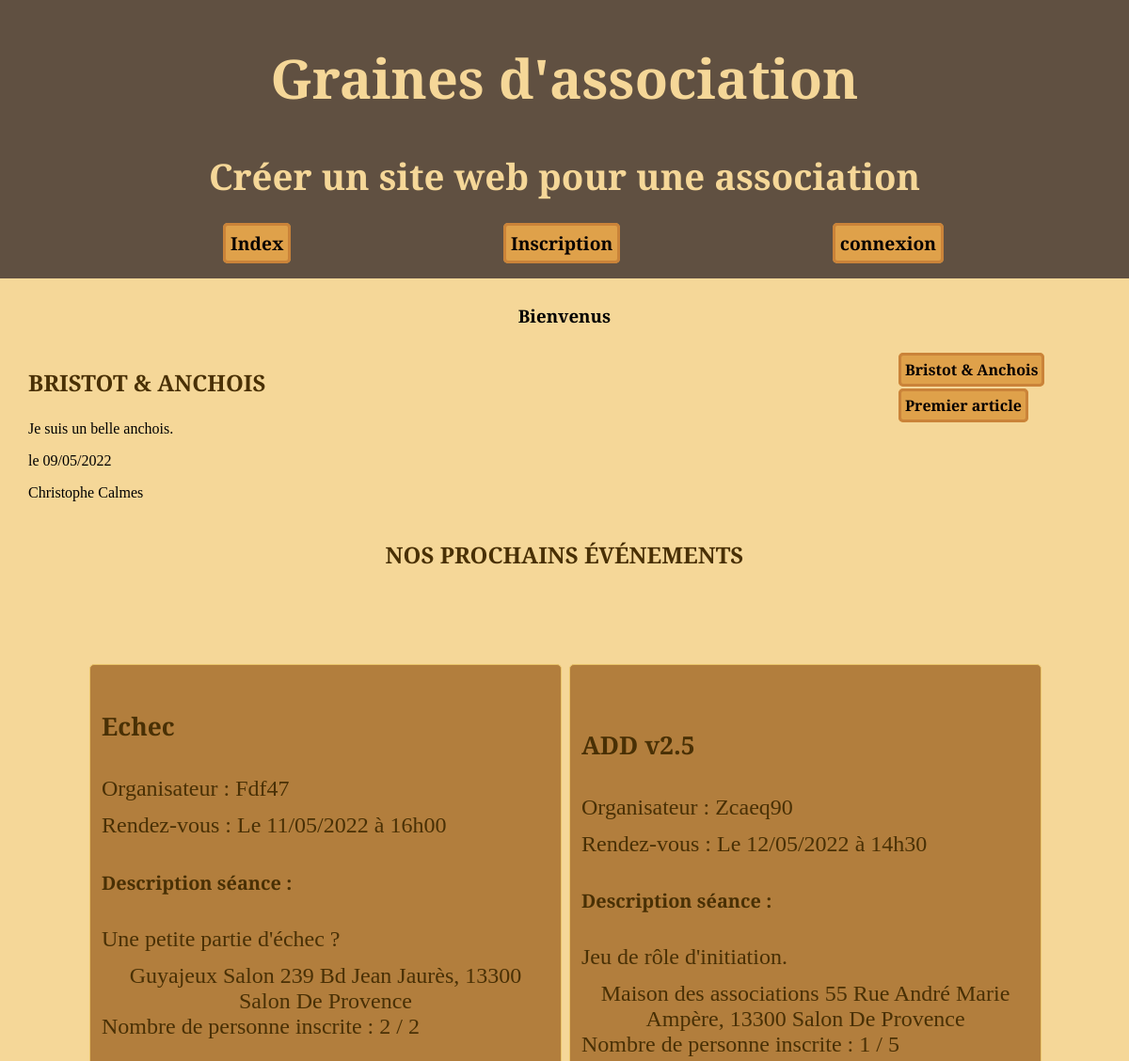
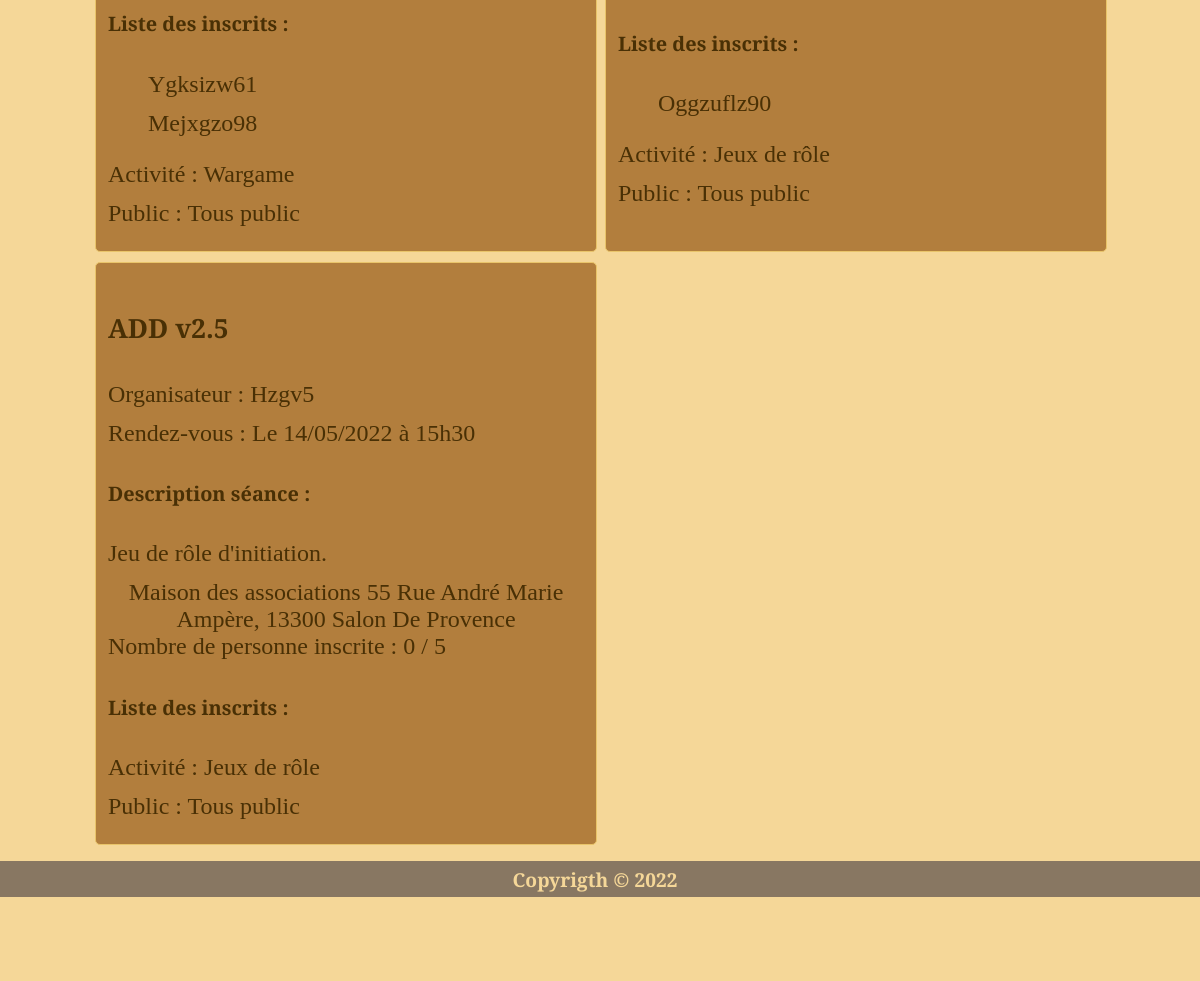
The page / on the database its author committed (2 pictures, top to bottom).
### tables this page shows
CREATE TABLE `dataSite` (
  `idDataSite` int NOT NULL,
  `titre` varchar(50) NOT NULL,
  `sousTitre` varchar(100) NOT NULL,
  `description` varchar(150) NOT NULL,
  `anneeCour` varchar(12) NOT NULL,
  `cotisation` float NOT NULL,
  `clotureCompta` tinyint(1) NOT NULL DEFAULT '0',
  `emailContact` varchar(60) DEFAULT NULL,
  `url` varchar(255) DEFAULT NULL,
  `adresse` varchar(255) DEFAULT NULL
);

CREATE TABLE `navigation` (
  `idNav` int NOT NULL,
  `nomNav` varchar(30) NOT NULL,
  `cheminNav` varchar(80) NOT NULL,
  `menuVisible` tinyint(1) NOT NULL,
  `zoneMenu` int NOT NULL,
  `ordre` tinyint NOT NULL,
  `niveau` tinyint NOT NULL,
  `valide` tinyint NOT NULL DEFAULT '1',
  `deroulant` tinyint NOT NULL DEFAULT '0',
  `targetRoute` varchar(16) NOT NULL DEFAULT '0'
);

CREATE TABLE `articles` (
  `idArticle` int NOT NULL,
  `titre` varchar(100) NOT NULL,
  `texte` text NOT NULL,
  `valide` tinyint(1) NOT NULL,
  `date` datetime NOT NULL DEFAULT CURRENT_TIMESTAMP,
  `auteur` int NOT NULL
);

CREATE TABLE `users` (
  `idUser` int NOT NULL,
  `login` varchar(30) DEFAULT NULL,
  `mdp` varchar(80) DEFAULT NULL,
  `email` varchar(60) DEFAULT NULL,
  `nom` varchar(60) NOT NULL,
  `prenom` varchar(60) NOT NULL,
  `adresse` varchar(255) DEFAULT NULL,
  `ville` varchar(255) DEFAULT NULL,
  `codePostal` varchar(10) DEFAULT NULL,
  `bornYear` varchar(4) DEFAULT NULL,
  `role` tinyint(1) NOT NULL DEFAULT '0',
  `valide` tinyint(1) DEFAULT '0',
  `token` varchar(24) DEFAULT NULL,
  `cotisation` tinyint(1) DEFAULT '0',
  `dateInscription` datetime NOT NULL DEFAULT CURRENT_TIMESTAMP,
  `dateCotisation` date DEFAULT NULL,
  `dateConnexion` datetime NOT NULL DEFAULT CURRENT_TIMESTAMP,
  `telephone` varchar(30) DEFAULT NULL,
  `numeroAdherant` varchar(12) DEFAULT NULL
);

CREATE TABLE `evenements` (
  `idEvenement` int NOT NULL,
  `idCreateur` int NOT NULL,
  `titre` varchar(60) NOT NULL,
  `dateCreation` datetime NOT NULL DEFAULT CURRENT_TIMESTAMP,
  `dateEvenement` date NOT NULL,
  `heure` time NOT NULL,
  `texteEvenement` text NOT NULL,
  `public` tinyint(1) NOT NULL,
  `typeEvenement` int NOT NULL,
  `lieu` int NOT NULL,
  `nombre` tinyint NOT NULL,
  `valide` tinyint(1) NOT NULL DEFAULT '1',
  `archive` tinyint NOT NULL DEFAULT '0'
);

CREATE TABLE `lieuxSceances` (
  `idLieux` int NOT NULL,
  `nomLieu` varchar(60) NOT NULL,
  `rue` varchar(200) NOT NULL,
  `ville` varchar(60) NOT NULL,
  `CP` varchar(10) NOT NULL,
  `valideLieu` tinyint(1) NOT NULL DEFAULT '1',
  `lieuVirtuel` tinyint(1) NOT NULL DEFAULT '0',
  `proprietaire` int NOT NULL DEFAULT '0'
);

CREATE TABLE `typeE` (
  `idTypeE` int NOT NULL,
  `type` varchar(60) NOT NULL,
  `valide` tinyint(1) NOT NULL DEFAULT '1'
);

### index.php (called while the page is built, shortened)
<?php
include 'path.php';
include   $cheminFonctions.'fonctionsDB.php';
include   $cheminCorps.'kether.php';
include   $cheminCorps.'head.php';
include   $cheminCorps.'navHigh.php';
include   $cheminCorps.'main.php';
include   $cheminCorps.'foot.php';
?>

### objets/RCUD.php (called while the page is built, shortened)
<?php
class RCUD extends ParamDB {
  private $sql;
  private $param;
  public function __construct($sql, $param) {
    $this->sql = $sql;
    $this->param = $param;
  }
  public function READ() {
    try {
      $conn = new PDO("mysql:host=$this->serverName;dbname=$this->dbName", $this->userName, $this->password);
      $conn->setAttribute(PDO::ATTR_ERRMODE, PDO::ERRMODE_EXCEPTION);
    } catch(PDOException $e) {
     echo "Error: " . $e->getMessage();
    }
    $data = $conn->prepare($this->sql);
    foreach ($this->param as $key) {
      $data->bindParam($key['prep'],$key['variable']);
    }
    $data->execute();
    $data->setFetchMode(PDO::FETCH_ASSOC);
    $dataTraiter = $data->fetchAll();
    return $dataTraiter;
  }
}

### pages/corps/kether.php (called while the page is built, shortened)
<?php
$sql = "SELECT `titre`, `sousTitre`, `description` FROM `dataSite`";
$param = [];
$read = new RCUD($sql, $param);
$dataHead = $read->READ();
$title =  $dataHead[0]['titre'];
$title2 = $dataHead[0]['sousTitre'];
require 'functions/functionDateTime.php';

### sources/navigation/objets/getNav.php (called while the page is built, shortened)
<?php
class GetNav {
  public function getMenuNav($niveau,  $zone) {
    $sql = "SELECT `idNav`, `nomNav`, `deroulant`, `zoneMenu`, `niveau`, `targetRoute`
    FROM `navigation`
    WHERE `niveau` = :niveau AND `zoneMenu` = :zoneMenu AND `menuVisible`= 1 AND `valide` = 1
    ORDER BY `ordre`";
    $param = [['prep'=>':niveau', 'variable'=>$niveau], ['prep'=>':zoneMenu', 'variable'=>$zone]];
    $data = new RCUD($sql, $param);
    return $data->READ();
  }
}

### sources/secretariat/objets/getArticle.php (called while the page is built, shortened)
<?php
class GetArticle {
  public function lastArticle () {
    $param = [];
    $select = "SELECT `idArticle`, `titre`, `texte`, `date`, `nom`, `prenom`
    FROM `articles`
    INNER JOIN `users` ON `idUser` = `auteur`
    WHERE `articles`.`valide` = 1
    ORDER BY `idArticle` DESC LIMIT 1";
    $select = new RCUD($select, $param);
    return $select->READ();
  }
  public function listeArticle ($valide) {
    $param = [['prep'=>':valide', 'variable'=>$valide]];
    $select = "SELECT `idArticle`, `titre`,`date`, `nom`, `prenom`
    FROM `articles`
    INNER JOIN `users` ON `idUser` = `auteur`
    WHERE `articles`.`valide` = :valide
    ORDER BY `date` DESC LIMIT 5";
    $select = new RCUD($select, $param);
    return $select->READ();
  }
}

### functions/functionDateTime.php (called while the page is built, shortened)
<?php
function brassageDate($data) {
$date = $data;
$year = substr($date,0,4);
$month = substr($date,5,2);
$day = substr($date,8,2);
$date = $day.'/'.$month.'/'.$year;
return $date;
}
function heure($data) {
  $time = $data;
  $heure = substr($time,0,2);
  $minute = substr($time,3,2);
  $data = $heure.'h'.$minute;
  return $data;
}

### functions/fonctionsDB.php (called while the page is built, shortened)
<?php
function findTargetRoute($id) {
  $select ="SELECT  `targetRoute` FROM `navigation` WHERE `idNav` = :idNav";
  $param = [['prep'=>':idNav', 'variable'=>$id]];
  $findRoute = new RCUD($select, $param);
  $route = $findRoute->READ();
  return $route[0]['targetRoute'];
}

### sources/evenements/objets/getEvenement.php (called while the page is built, shortened)
<?php
Class GetEvenement extends Types {
  public function getAllSeance($valide, $archive) {
    $param = [['prep'=>':valide', 'variable'=>$valide],
              ['prep'=>':archive', 'variable'=>$archive]];
    $select = "SELECT `idEvenement`, `login`, `titre`, `dateCreation`, `dateEvenement`, `heure`, `texteEvenement`,
    `public`, `type`, `nombre`, `nomLieu`, `lieuxSceances`.`rue`, `lieuxSceances`.`ville`, `lieuxSceances`.`CP`,
    `proprietaire`, `lieuVirtuel`
    FROM `evenements`
    INNER JOIN `users` ON `idCreateur` = `idUser`
    INNER JOIN `typeE` ON `idTypeE` = `typeEvenement`
    INNER JOIN `lieuxSceances` ON `idLieux` = `lieu`
    WHERE  `evenements`.`valide` = :valide AND `archive` = :archive
    ORDER BY `dateEvenement`, `heure`
    LIMIT 6";
    $readEvenement = new RCUD($select, $param);
    return $readEvenement->READ();
  }
  public function inscrit($idSeance) {
    $select = "SELECT  COUNT(`idMembre`) AS `nbrJoueur` FROM `participants` WHERE `idSeance` = :idSeance";
    $param = [['prep'=>':idSeance', 'variable'=>$idSeance]];
    $nbr = new RCUD($select, $param);
    return $nbr->READ();
  }
  public function idInscrit($idSeance) {
    $select = "SELECT `idMembre`, `login`
              FROM `participants`
              INNER JOIN `users` ON `idMembre` = `idUser`
              WHERE `idSeance` = :idSeance";
    $param = [['prep'=>':idSeance', 'variable'=>$idSeance]];
    $idInscrit = new RCUD($select, $param);
    return $idInscrit->READ();
  }
}

### sources/evenements/objets/typesEvenement.php (called while the page is built, shortened)
<?php
Class Types {
  public function __construct() {
    $this->public = ['Tous public', '13+', '16+', '18+'];
  }
}

### sources/evenements/objets/printEvenement.php (the view, shortened to what this page needs)
<?php
function anonymisation ($size) {
    $alpha = 'ABCDEFGHIJKLMNOPQRSTUVWXYZ';
    $alphaM = 'abcdefghijklmnopqrstuvwxyz';
    $num = '1234567890';
    for ($i=0; $i < 3 ; $i++) {
        $alpha = str_shuffle($alpha).$alpha;
        $alphaM = str_shuffle($alphaM).$alphaM;
        $num = str_shuffle($num).$num;
    }
    $token = NULL;
    $number = rand(0, strlen($alpha));
    $letter = substr($alpha, $number, 1);
    $token = $token.$letter;
    for ($i=0 ; $i < $size  ; $i++ ) {
      $number = rand(0, strlen($alphaM));
      $letter = substr($alphaM, $number, 1);
      $token = $token.$letter;
    }
    for ($i=0; $i < 2 ; $i++) {
      $number = rand(0, strlen($num));
      $letter = substr($num, $number, 1);
      $token = $token.$letter;
    }
    return $token;
}
Class PrintEvenement extends GetEvenement {
  public function blocEvenementPublic($variable) {
    echo '<div class="partie"><h3 class="titrePage">Nos prochains événements</h3>';
    $dataSeance = new GetEvenement();
    echo '<div class="gallery">';
        foreach ($variable as $key => $value) {
          $nbr = $dataSeance->inscrit($value['idEvenement']);
          $idMembre = $dataSeance->idInscrit($value['idEvenement']);
          echo '<aside class="item">
          <ul class="listeEvenement">
            <li><h4 class="titreEvenement">'.$value['titre'].'</h4></li>
            <li>Organisateur : '.anonymisation(rand(2,6)).'</li>
            <li>Rendez-vous : Le '.brassageDate($value['dateEvenement']).' à '.heure($value['heure']).'</li>
            <li><h5>Description séance :</h5>'.$value['texteEvenement'].'</li>';
            if($value['proprietaire'] > 0) {
                  echo'<li>Rendez-vous : Lieu privé</li>';
                } else {
                  if($value['lieuVirtuel']>0) {
                    echo $value['nomLieu'].' Lieux virtuel';
                  } else {
                    echo $value['nomLieu'].' '.$value['rue'].',  '.$value['CP'].' '.$value['ville'];
                  }
                }
            echo'<li>Nombre de personne inscrite : '.$nbr[0]['nbrJoueur'].' / '.$value['nombre'].'</li>';
            echo '<li><h5>Liste des inscrits :</h5>';
            echo '<ul class="listeMembreInscrit">';
            foreach ($idMembre as $cle => $valeur) {
              $sizeLogin = strlen($valeur['login']) + rand(1,3);
              echo '<li>'.anonymisation($sizeLogin).'</li>';
            }
            echo '</ul>';
            echo'</li>';
        echo'<li>Activité : '.$value['type'].'</li>
            <li>Public : '.$this->public[$value['public']].'</li>
          </ul>
          </aside>';
        }
    echo '</div>';
    echo '</div>';
  }
}

### pages/corps/navHigh.php (shortened to what this page needs)
<header class="parallax-effect">
<div class="calque">
  <h1><?=$title?></h1>
  <h2><?=$title2?></h2>
  <?php include 'sources/navigation/affichages/bandeauHaut.php'; ?>
  </div>
</header>

### sources/navigation/objets/printNav.php (shortened to what this page needs)
<?php
class PrintNav extends GetNav {
  public function printNavigationBandeau($variable) {
    echo '<nav>
    <ul class="navigationBandeau">';
    echo '<li><a href="index.php?idNav=0" class="lienNav">Index</a></li>';
    foreach ($variable as $key => $value) {
      if($value['deroulant'] > 0) {
        $dataDeroulant = new GetNav();
        $dataTraiter = $dataDeroulant->getMenuNav($value['niveau'],  $value['deroulant']);
        echo '<div class="dropdown">';
        echo '<button class="buttonForm">'.utf8_encode($value['nomNav']).'</button>';
        echo ' <div class="dropdown-child">';
        foreach ($dataTraiter as $key => $value) {
          echo '<div>
          <a href="index.php?idNav='.$value['targetRoute'].'" class="lienNav">'.utf8_encode($value['nomNav']).'</a>
          </div>';
        }
        echo '</div>';
        echo '</div>';
        } else {
        echo '<li><a href="index.php?idNav='.$value['targetRoute'].'" class="lienNav">'.utf8_encode($value['nomNav']).'</a></li>';
      }
    }
    echo '</ul>
    </nav>';
  }
}

### sources/secretariat/objets/printArticle.php (shortened to what this page needs)
<?php
class PrintArticle extends GetArticle {
  public function affichageLastArticle($data){
    if($data != []){
    echo '<section class="articleIndex"><article>';
      echo '<h3 class="titrePage">'.$data[0]['titre'].'</h3>';
      echo '<p>'.$data[0]['texte'].'</p>';
      echo '<p>le '.brassageDate($data[0]['date']).'</p>';
      echo '<p>'.$data[0]['prenom'].' '.$data[0]['nom'].'</p>';
    echo'</article></section>';
  } else {
        echo '<section class="articleIndex"><article>
        <p>Pas encore d\'article posté.</p>
        </article></section>';
  }
  }
  public function listeArticles($data) {
      if($data != []){
    echo '<ul class="listeUser">';
    foreach ($data as $key => $value) {
      echo
        '<li><a class="lienNav" href="index.php?idNav='.findTargetRoute(25).'&idArticle='.$value['idArticle'].'">'.$value['titre'].'</a></li>';
    }
    echo'</ul>';
  } else {
        echo
        '<ul class="listeUser">
          <li>Pas de liste d\'article.</li>
        </ul>';
  }
  }
}

### rows shown on the page
datasite: titre "Graines d'association", sousTitre "Créer un site web pour une association"
navigation: nomNav "Inscription"
navigation: nomNav "connexion"
articles: titre "BRISTOT & ANCHOIS", texte "Je suis un belle anchois.", date "09/05/2022", auteur.prenom "Christophe", auteur.nom "Calmes", titre "Bristot & Anchois"
articles: titre "Premier article"
evenements: titre "Echec", dateEvenement "11/05/2022", heure "16h00", texteEvenement "Une petite partie d'échec ?", lieu.nomLieu "Guyajeux Salon", lieu.rue "239 Bd Jean Jaurès", lieu.CP "13300", lieu.ville "Salon De Provence", nbrJoueur "2", nombre "2", sizeLogin "Ygksizw61", sizeLogin "Mejxgzo98", typeEvenement.type "Wargame", public "Tous public"
evenements: titre "ADD v2.5", dateEvenement "12/05/2022", heure "14h30", texteEvenement "Jeu de rôle d'initiation.", lieu.nomLieu "Maison des associations", lieu.rue "55 Rue André Marie Ampère", lieu.CP "13300", lieu.ville "Salon De Provence", nbrJoueur "1", nombre "5", sizeLogin "Oggzuflz90", typeEvenement.type "Jeux de rôle", public "Tous public"
evenements: titre "ADD v2.5", dateEvenement "14/05/2022", heure "15h30", texteEvenement "Jeu de rôle d'initiation.", lieu.nomLieu "Maison des associations", lieu.rue "55 Rue André Marie Ampère", lieu.CP "13300", lieu.ville "Salon De Provence", nbrJoueur "0", nombre "5", typeEvenement.type "Jeux de rôle", public "Tous public"
